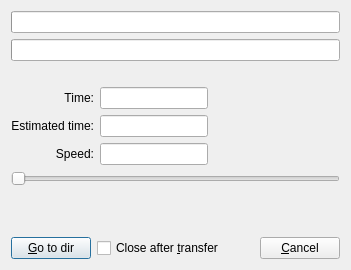
<ui version="4.0" >
 <class>FileTransferBase</class>
 <widget class="QDialog" name="FileTransferBase" >
  <property name="geometry" >
   <rect>
    <x>0</x>
    <y>0</y>
    <width>351</width>
    <height>270</height>
   </rect>
  </property>
  <property name="windowTitle" >
   <string>File transfer</string>
  </property>
  <layout class="QGridLayout" >
   <property name="margin" >
    <number>11</number>
   </property>
   <property name="spacing" >
    <number>6</number>
   </property>
   <item row="0" column="0" colspan="3" >
    <widget class="QProgressBar" name="barFile" />
   </item>
   <item row="1" column="0" colspan="3" >
    <widget class="QProgressBar" name="barTotal" />
   </item>
   <item row="7" column="1" >
    <spacer name="Spacer5" >
     <property name="orientation" >
      <enum>Qt::Vertical</enum>
     </property>
     <property name="sizeType" >
      <enum>QSizePolicy::Expanding</enum>
     </property>
     <property name="sizeHint" stdset="0" >
      <size>
       <width>20</width>
       <height>20</height>
      </size>
     </property>
    </spacer>
   </item>
   <item row="2" column="0" colspan="3" >
    <widget class="QLabel" name="lblState" >
     <property name="text" >
      <string/>
     </property>
     <property name="wordWrap" >
      <bool>false</bool>
     </property>
    </widget>
   </item>
   <item row="3" column="1" >
    <widget class="QLineEdit" name="edtTime" >
     <property name="sizePolicy" >
      <sizepolicy vsizetype="Fixed" hsizetype="Fixed" >
       <horstretch>0</horstretch>
       <verstretch>0</verstretch>
      </sizepolicy>
     </property>
    </widget>
   </item>
   <item row="3" column="2" >
    <spacer name="Spacer3" >
     <property name="orientation" >
      <enum>Qt::Horizontal</enum>
     </property>
     <property name="sizeType" >
      <enum>QSizePolicy::Expanding</enum>
     </property>
     <property name="sizeHint" stdset="0" >
      <size>
       <width>20</width>
       <height>20</height>
      </size>
     </property>
    </spacer>
   </item>
   <item row="3" column="0" >
    <widget class="QLabel" name="lblTime" >
     <property name="text" >
      <string>Time:</string>
     </property>
     <property name="alignment" >
      <set>Qt::AlignRight|Qt::AlignTrailing|Qt::AlignVCenter</set>
     </property>
     <property name="wordWrap" >
      <bool>false</bool>
     </property>
    </widget>
   </item>
   <item row="4" column="0" >
    <widget class="QLabel" name="lblEstimated" >
     <property name="text" >
      <string>Estimated time:</string>
     </property>
     <property name="alignment" >
      <set>Qt::AlignRight|Qt::AlignTrailing|Qt::AlignVCenter</set>
     </property>
     <property name="wordWrap" >
      <bool>false</bool>
     </property>
    </widget>
   </item>
   <item row="4" column="1" >
    <widget class="QLineEdit" name="edtEstimated" >
     <property name="sizePolicy" >
      <sizepolicy vsizetype="Fixed" hsizetype="Fixed" >
       <horstretch>0</horstretch>
       <verstretch>0</verstretch>
      </sizepolicy>
     </property>
    </widget>
   </item>
   <item row="6" column="0" colspan="3" >
    <widget class="QSlider" name="sldSpeed" >
     <property name="minimum" >
      <number>1</number>
     </property>
     <property name="maximum" >
      <number>100</number>
     </property>
     <property name="orientation" >
      <enum>Qt::Horizontal</enum>
     </property>
    </widget>
   </item>
   <item row="5" column="0" >
    <widget class="QLabel" name="TextLabel1" >
     <property name="text" >
      <string>Speed:</string>
     </property>
     <property name="alignment" >
      <set>Qt::AlignRight|Qt::AlignTrailing|Qt::AlignVCenter</set>
     </property>
     <property name="wordWrap" >
      <bool>false</bool>
     </property>
    </widget>
   </item>
   <item row="5" column="1" >
    <widget class="QLineEdit" name="edtSpeed" >
     <property name="sizePolicy" >
      <sizepolicy vsizetype="Fixed" hsizetype="Fixed" >
       <horstretch>0</horstretch>
       <verstretch>0</verstretch>
      </sizepolicy>
     </property>
    </widget>
   </item>
   <item row="8" column="0" colspan="3" >
    <layout class="QHBoxLayout" >
     <property name="spacing" >
      <number>6</number>
     </property>
     <property name="margin" >
      <number>0</number>
     </property>
     <item>
      <widget class="QPushButton" name="btnGo" >
       <property name="text" >
        <string>&amp;Go to dir</string>
       </property>
      </widget>
     </item>
     <item>
      <widget class="QCheckBox" name="chkClose" >
       <property name="text" >
        <string>Close after &amp;transfer</string>
       </property>
      </widget>
     </item>
     <item>
      <spacer name="Spacer4" >
       <property name="orientation" >
        <enum>Qt::Horizontal</enum>
       </property>
       <property name="sizeType" >
        <enum>QSizePolicy::Expanding</enum>
       </property>
       <property name="sizeHint" stdset="0" >
        <size>
         <width>20</width>
         <height>20</height>
        </size>
       </property>
      </spacer>
     </item>
     <item>
      <widget class="QPushButton" name="btnCancel" >
       <property name="text" >
        <string>&amp;Cancel</string>
       </property>
      </widget>
     </item>
    </layout>
   </item>
  </layout>
 </widget>
 <pixmapfunction>qPixmapFromMimeSource</pixmapfunction>
 <tabstops>
  <tabstop>btnCancel</tabstop>
  <tabstop>sldSpeed</tabstop>
  <tabstop>edtTime</tabstop>
  <tabstop>edtEstimated</tabstop>
  <tabstop>edtSpeed</tabstop>
  <tabstop>chkClose</tabstop>
 </tabstops>
 <resources/>
 <connections/>
</ui>
